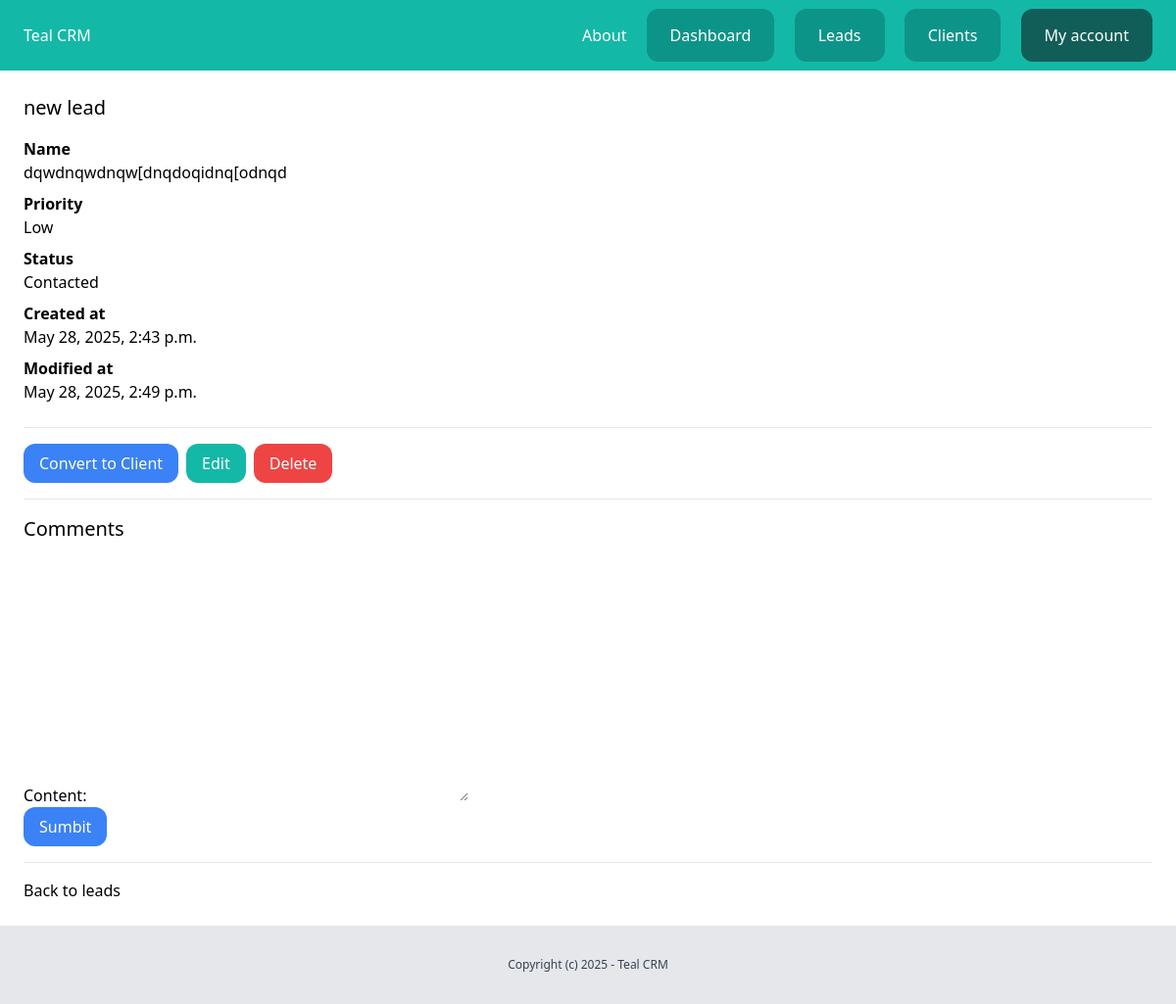
The page /dashboard/leads/5/ (signed in) on the database as committed earlier.
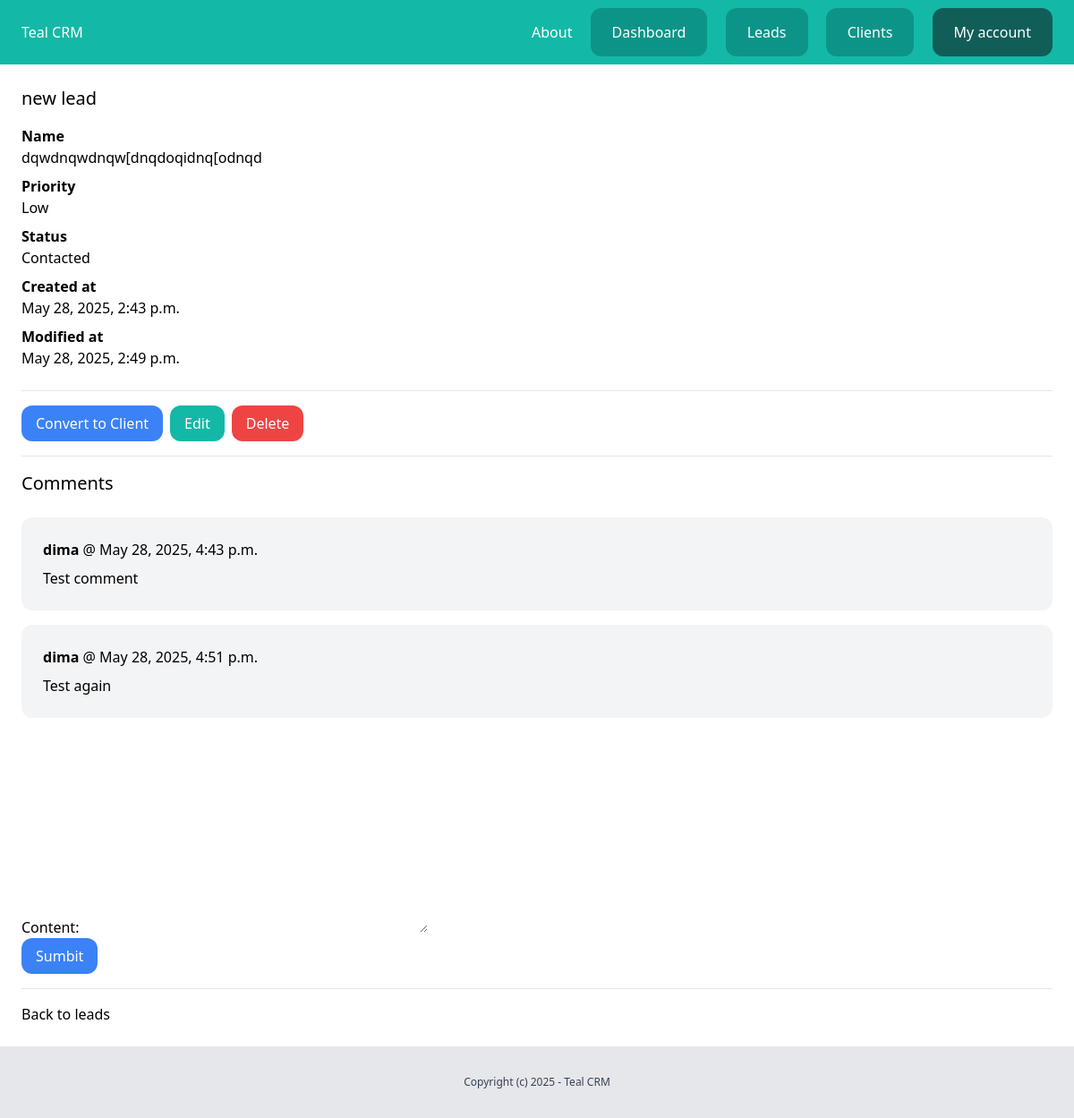
The same page on the database as committed later.
### lead/models.py (models this page shows)
class Comment(models.Model):
    team = models.ForeignKey(Team, related_name='lead_comments', on_delete=models.CASCADE)
    lead = models.ForeignKey(Lead, related_name='comments', on_delete=models.CASCADE)
    content = models.TextField(blank=True, null=True)
    created_by = models.ForeignKey(User, related_name='lead_comments', on_delete=models.CASCADE)
    created_at = models.DateTimeField(auto_now_add=True)

### lead/views.py (the view)
# urls.py: path('<int:pk>/', views.LeadDetailView.as_view(), name='detail'),
class LeadDetailView(DetailView):
    model = Lead
    context_object_name = 'lead'
    template_name = 'lead/leads_detail.html'
    @method_decorator(login_required)
    def dispatch(self, request, *args, **kwargs):
        return super().dispatch(request, *args, **kwargs)
    def get_context_data(self, **kwargs):
        context = super().get_context_data(**kwargs)
        context["form"] = AddCommentForm()
        return context
    def get_queryset(self):
        queryset = super(LeadDetailView, self).get_queryset()
        return queryset.filter(created_by=self.request.user, pk=self.kwargs.get('pk'))

### lead/forms.py
class AddCommentForm(forms.ModelForm):
    class Meta:
        model = Comment
        fields = ('content', )

### lead/templates/lead/leads_detail.html (shortened to what this page needs)
{% extends "core/base.html" %}
{% block content %}
    <div class="py-6 px-6">
        <h1 class="mb-4 text-xl">{{ lead.name }}</h1>
        {% if lead.description %}
            <p class="font-semibold">Name</p>
            <p class="mb-2">{{ lead.description }}</p>
        {% endif %}
        <p class="font-semibold">Priority</p>
        <p class="mb-2">{{ lead.get_priority_display }}</p>
        <p class="font-semibold">Status</p>
        <p class="mb-2">{{ lead.get_status_display }}</p>
        <p class="font-semibold">Created at</p>
        <p class="mb-2">{{ lead.created_at }}</p>
        <p class="font-semibold">Modified at</p>
        <p class="mb-6">{{ lead.modified_at }}</p>
        <hr class="my-4">
        <div class="flex items-center mt-4">
            <form id="convert_form_{{ lead.id }}" action="{% url 'leads:convert' lead.id %}" method="POST" class="inline mr-2">
                <button type="submit" class="py-2 px-4 rounded-xl bg-blue-500 text-white">Convert to Client</button>
            </form>
            <a href="{% url 'leads:edit' lead.id %}" class="py-2 px-4 rounded-xl bg-teal-500 text-white mr-2">Edit</a>
            <form id="lead_delete_form" action="{% url 'leads:delete' lead.pk %}" method="POST" class="inline">
                <button type="submit" class="py-2 px-4 rounded-xl bg-red-500 text-white">Delete</button>
            </form>
        </div>
        <hr class="my-4">
        <h2 class="mb-6 text-xl">Comments</h2>
        <div class="space-y-4">
            {% for comment in lead.comments.all %}
                <div class="bg-gray-100 py-6 px-6 rounded-xl">
                    <p class="mb-2"><strong>{{ comment.created_by }}</strong> @ {{ comment.created_at }}</p>
                    {{ comment.content }}
                </div>
            {% endfor %}
        </div>
        <form action="{% url 'leads:comment' lead.id %}" method="POST">
            {{ form.as_p}}
            <button class="py-2 px-4 rounded-xl bg-blue-500 text-white">Sumbit</button>
        </form>
        <hr class="my-4">
        <a href="{% url 'leads:list' %}">Back to leads</a>
    </div>
{% endblock %}

Rows that differ between the two databases and show on the page:
added Comment: created_by "dima", created_at "May 28, 2025, 4:43 p.m.", content "Test comment"
added Comment: created_by "dima", created_at "May 28, 2025, 4:51 p.m.", content "Test again"
